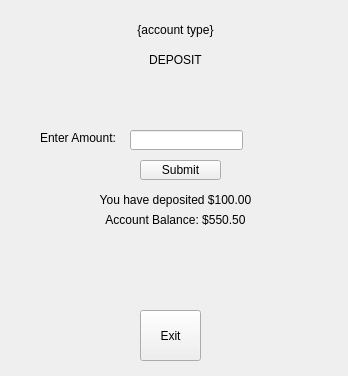
<?xml version="1.0" encoding="UTF-8"?>
<ui version="4.0">
 <class>MainWindow</class>
 <widget class="QMainWindow" name="MainWindow">
  <property name="geometry">
   <rect>
    <x>0</x>
    <y>0</y>
    <width>348</width>
    <height>376</height>
   </rect>
  </property>
  <property name="maximumSize">
   <size>
    <width>350</width>
    <height>380</height>
   </size>
  </property>
  <property name="windowTitle">
   <string>MainWindow</string>
  </property>
  <widget class="QWidget" name="centralwidget">
   <widget class="QStackedWidget" name="stackedWidget">
    <property name="geometry">
     <rect>
      <x>10</x>
      <y>10</y>
      <width>331</width>
      <height>361</height>
     </rect>
    </property>
    <property name="currentIndex">
     <number>5</number>
    </property>
    <widget class="QWidget" name="pageWelcome">
     <widget class="QLabel" name="label_welcomeBank">
      <property name="geometry">
       <rect>
        <x>90</x>
        <y>100</y>
        <width>131</width>
        <height>16</height>
       </rect>
      </property>
      <property name="text">
       <string>Welcom to the bank</string>
      </property>
      <property name="alignment">
       <set>Qt::AlignCenter</set>
      </property>
     </widget>
     <widget class="QPushButton" name="button_start">
      <property name="geometry">
       <rect>
        <x>110</x>
        <y>140</y>
        <width>81</width>
        <height>51</height>
       </rect>
      </property>
      <property name="text">
       <string>Start</string>
      </property>
     </widget>
     <widget class="QLabel" name="label_test">
      <property name="geometry">
       <rect>
        <x>50</x>
        <y>250</y>
        <width>201</width>
        <height>20</height>
       </rect>
      </property>
      <property name="text">
       <string/>
      </property>
     </widget>
    </widget>
    <widget class="QWidget" name="pageEnterNamePin">
     <widget class="QLabel" name="label_firstName">
      <property name="geometry">
       <rect>
        <x>90</x>
        <y>120</y>
        <width>41</width>
        <height>16</height>
       </rect>
      </property>
      <property name="text">
       <string>First</string>
      </property>
     </widget>
     <widget class="QLineEdit" name="input_firstName">
      <property name="geometry">
       <rect>
        <x>130</x>
        <y>120</y>
        <width>113</width>
        <height>20</height>
       </rect>
      </property>
     </widget>
     <widget class="QLineEdit" name="input_lastName">
      <property name="geometry">
       <rect>
        <x>130</x>
        <y>150</y>
        <width>113</width>
        <height>20</height>
       </rect>
      </property>
     </widget>
     <widget class="QLabel" name="label_lastName">
      <property name="geometry">
       <rect>
        <x>90</x>
        <y>150</y>
        <width>41</width>
        <height>16</height>
       </rect>
      </property>
      <property name="text">
       <string>Last</string>
      </property>
     </widget>
     <widget class="QLabel" name="lable_enterNamePin">
      <property name="geometry">
       <rect>
        <x>90</x>
        <y>90</y>
        <width>131</width>
        <height>16</height>
       </rect>
      </property>
      <property name="text">
       <string>Enter your name and PIN</string>
      </property>
     </widget>
     <widget class="QPushButton" name="button_clear">
      <property name="geometry">
       <rect>
        <x>70</x>
        <y>240</y>
        <width>61</width>
        <height>51</height>
       </rect>
      </property>
      <property name="text">
       <string>Clear</string>
      </property>
     </widget>
     <widget class="QPushButton" name="button_enter">
      <property name="geometry">
       <rect>
        <x>210</x>
        <y>240</y>
        <width>61</width>
        <height>51</height>
       </rect>
      </property>
      <property name="text">
       <string>Enter</string>
      </property>
     </widget>
     <widget class="QPushButton" name="button_cancel">
      <property name="geometry">
       <rect>
        <x>140</x>
        <y>240</y>
        <width>61</width>
        <height>51</height>
       </rect>
      </property>
      <property name="text">
       <string>Cancel</string>
      </property>
     </widget>
     <widget class="QLabel" name="label_pin">
      <property name="geometry">
       <rect>
        <x>90</x>
        <y>180</y>
        <width>21</width>
        <height>16</height>
       </rect>
      </property>
      <property name="text">
       <string>PIN</string>
      </property>
     </widget>
     <widget class="QLineEdit" name="input_pin">
      <property name="geometry">
       <rect>
        <x>130</x>
        <y>180</y>
        <width>113</width>
        <height>20</height>
       </rect>
      </property>
     </widget>
    </widget>
    <widget class="QWidget" name="pageAccountSelect">
     <widget class="QLabel" name="label_accountType">
      <property name="geometry">
       <rect>
        <x>0</x>
        <y>130</y>
        <width>331</width>
        <height>20</height>
       </rect>
      </property>
      <property name="text">
       <string>Select account type:</string>
      </property>
      <property name="alignment">
       <set>Qt::AlignCenter</set>
      </property>
     </widget>
     <widget class="QPushButton" name="button_checking">
      <property name="geometry">
       <rect>
        <x>70</x>
        <y>150</y>
        <width>81</width>
        <height>51</height>
       </rect>
      </property>
      <property name="text">
       <string>Checking</string>
      </property>
     </widget>
     <widget class="QPushButton" name="button_savings">
      <property name="geometry">
       <rect>
        <x>160</x>
        <y>150</y>
        <width>81</width>
        <height>51</height>
       </rect>
      </property>
      <property name="text">
       <string>Savings</string>
      </property>
     </widget>
     <widget class="QLabel" name="label_welcomeName">
      <property name="geometry">
       <rect>
        <x>0</x>
        <y>50</y>
        <width>321</width>
        <height>20</height>
       </rect>
      </property>
      <property name="layoutDirection">
       <enum>Qt::LeftToRight</enum>
      </property>
      <property name="text">
       <string>Welcome {name}!</string>
      </property>
      <property name="alignment">
       <set>Qt::AlignCenter</set>
      </property>
     </widget>
     <widget class="QPushButton" name="button_exitAccountSelect">
      <property name="geometry">
       <rect>
        <x>130</x>
        <y>300</y>
        <width>61</width>
        <height>51</height>
       </rect>
      </property>
      <property name="text">
       <string>Exit</string>
      </property>
     </widget>
    </widget>
    <widget class="QWidget" name="pageTransactionSelect">
     <widget class="QLabel" name="label_selectTransaction">
      <property name="geometry">
       <rect>
        <x>120</x>
        <y>130</y>
        <width>121</width>
        <height>16</height>
       </rect>
      </property>
      <property name="text">
       <string>Select a transactoin</string>
      </property>
     </widget>
     <widget class="QPushButton" name="button_withdraw">
      <property name="geometry">
       <rect>
        <x>50</x>
        <y>150</y>
        <width>71</width>
        <height>51</height>
       </rect>
      </property>
      <property name="text">
       <string>Withdraw</string>
      </property>
     </widget>
     <widget class="QPushButton" name="button_balance">
      <property name="geometry">
       <rect>
        <x>210</x>
        <y>150</y>
        <width>71</width>
        <height>51</height>
       </rect>
      </property>
      <property name="text">
       <string>Balance</string>
      </property>
     </widget>
     <widget class="QPushButton" name="button_deposit">
      <property name="geometry">
       <rect>
        <x>130</x>
        <y>150</y>
        <width>71</width>
        <height>51</height>
       </rect>
      </property>
      <property name="text">
       <string>Deposit</string>
      </property>
     </widget>
     <widget class="QPushButton" name="button_exitTransaction">
      <property name="geometry">
       <rect>
        <x>130</x>
        <y>300</y>
        <width>61</width>
        <height>51</height>
       </rect>
      </property>
      <property name="text">
       <string>Exit</string>
      </property>
     </widget>
     <widget class="QLabel" name="label_accountTypeHeaderTransaction">
      <property name="geometry">
       <rect>
        <x>0</x>
        <y>10</y>
        <width>331</width>
        <height>20</height>
       </rect>
      </property>
      <property name="text">
       <string>{account type}</string>
      </property>
      <property name="alignment">
       <set>Qt::AlignCenter</set>
      </property>
     </widget>
    </widget>
    <widget class="QWidget" name="pageWithdraw">
     <widget class="QLabel" name="label_withdrawHeader">
      <property name="geometry">
       <rect>
        <x>0</x>
        <y>40</y>
        <width>331</width>
        <height>20</height>
       </rect>
      </property>
      <property name="text">
       <string>WITHDRAW</string>
      </property>
      <property name="alignment">
       <set>Qt::AlignCenter</set>
      </property>
     </widget>
     <widget class="QLabel" name="label_accountBalanceWithdraw">
      <property name="geometry">
       <rect>
        <x>0</x>
        <y>200</y>
        <width>331</width>
        <height>20</height>
       </rect>
      </property>
      <property name="text">
       <string>Account Balance: $550.50</string>
      </property>
      <property name="alignment">
       <set>Qt::AlignCenter</set>
      </property>
     </widget>
     <widget class="QLabel" name="label_withdrawAmount">
      <property name="geometry">
       <rect>
        <x>30</x>
        <y>120</y>
        <width>81</width>
        <height>16</height>
       </rect>
      </property>
      <property name="text">
       <string>Enter Amount: </string>
      </property>
     </widget>
     <widget class="QLineEdit" name="input_withdrawAmount">
      <property name="geometry">
       <rect>
        <x>120</x>
        <y>120</y>
        <width>113</width>
        <height>20</height>
       </rect>
      </property>
     </widget>
     <widget class="QPushButton" name="button_submitWithdraw">
      <property name="geometry">
       <rect>
        <x>130</x>
        <y>150</y>
        <width>81</width>
        <height>20</height>
       </rect>
      </property>
      <property name="text">
       <string>Submit</string>
      </property>
     </widget>
     <widget class="QLabel" name="label_withdrawMessage">
      <property name="geometry">
       <rect>
        <x>0</x>
        <y>180</y>
        <width>331</width>
        <height>20</height>
       </rect>
      </property>
      <property name="text">
       <string>You have withdrawn $100.00</string>
      </property>
      <property name="alignment">
       <set>Qt::AlignCenter</set>
      </property>
     </widget>
     <widget class="QLabel" name="label_accountTypeHeaderWithdraw">
      <property name="geometry">
       <rect>
        <x>0</x>
        <y>10</y>
        <width>331</width>
        <height>20</height>
       </rect>
      </property>
      <property name="text">
       <string>{account type}</string>
      </property>
      <property name="alignment">
       <set>Qt::AlignCenter</set>
      </property>
     </widget>
     <widget class="QPushButton" name="button_exitWithdraw">
      <property name="geometry">
       <rect>
        <x>130</x>
        <y>300</y>
        <width>61</width>
        <height>51</height>
       </rect>
      </property>
      <property name="text">
       <string>Exit</string>
      </property>
     </widget>
    </widget>
    <widget class="QWidget" name="pageDeposit">
     <widget class="QLineEdit" name="input_depositAmount">
      <property name="geometry">
       <rect>
        <x>120</x>
        <y>120</y>
        <width>113</width>
        <height>20</height>
       </rect>
      </property>
     </widget>
     <widget class="QLabel" name="label_depositHeader">
      <property name="geometry">
       <rect>
        <x>0</x>
        <y>40</y>
        <width>331</width>
        <height>20</height>
       </rect>
      </property>
      <property name="text">
       <string>DEPOSIT</string>
      </property>
      <property name="alignment">
       <set>Qt::AlignCenter</set>
      </property>
     </widget>
     <widget class="QLabel" name="label_depositAmount">
      <property name="geometry">
       <rect>
        <x>30</x>
        <y>120</y>
        <width>101</width>
        <height>16</height>
       </rect>
      </property>
      <property name="text">
       <string>Enter Amount: </string>
      </property>
     </widget>
     <widget class="QPushButton" name="button_submitDeposit">
      <property name="geometry">
       <rect>
        <x>130</x>
        <y>150</y>
        <width>81</width>
        <height>20</height>
       </rect>
      </property>
      <property name="text">
       <string>Submit</string>
      </property>
     </widget>
     <widget class="QLabel" name="label_depositMessage">
      <property name="geometry">
       <rect>
        <x>0</x>
        <y>180</y>
        <width>331</width>
        <height>20</height>
       </rect>
      </property>
      <property name="text">
       <string>You have deposited $100.00</string>
      </property>
      <property name="alignment">
       <set>Qt::AlignCenter</set>
      </property>
     </widget>
     <widget class="QLabel" name="label_accountBalanceDeposit">
      <property name="geometry">
       <rect>
        <x>0</x>
        <y>200</y>
        <width>331</width>
        <height>20</height>
       </rect>
      </property>
      <property name="text">
       <string>Account Balance: $550.50</string>
      </property>
      <property name="alignment">
       <set>Qt::AlignCenter</set>
      </property>
     </widget>
     <widget class="QLabel" name="label_accountTypeHeaderDeposit">
      <property name="geometry">
       <rect>
        <x>0</x>
        <y>10</y>
        <width>331</width>
        <height>20</height>
       </rect>
      </property>
      <property name="text">
       <string>{account type}</string>
      </property>
      <property name="alignment">
       <set>Qt::AlignCenter</set>
      </property>
     </widget>
     <widget class="QPushButton" name="button_exitDeposit">
      <property name="geometry">
       <rect>
        <x>130</x>
        <y>300</y>
        <width>61</width>
        <height>51</height>
       </rect>
      </property>
      <property name="text">
       <string>Exit</string>
      </property>
     </widget>
    </widget>
    <widget class="QWidget" name="pageBalance">
     <widget class="QLabel" name="label_accountBalance">
      <property name="geometry">
       <rect>
        <x>0</x>
        <y>120</y>
        <width>331</width>
        <height>20</height>
       </rect>
      </property>
      <property name="text">
       <string>Account Balance: </string>
      </property>
      <property name="alignment">
       <set>Qt::AlignCenter</set>
      </property>
     </widget>
     <widget class="QLabel" name="label_balanceHeader">
      <property name="geometry">
       <rect>
        <x>0</x>
        <y>40</y>
        <width>331</width>
        <height>20</height>
       </rect>
      </property>
      <property name="text">
       <string>BALANCE</string>
      </property>
      <property name="alignment">
       <set>Qt::AlignCenter</set>
      </property>
     </widget>
     <widget class="QLabel" name="label_accountTypeHeaderBalance">
      <property name="geometry">
       <rect>
        <x>0</x>
        <y>10</y>
        <width>331</width>
        <height>20</height>
       </rect>
      </property>
      <property name="text">
       <string>{account type}</string>
      </property>
      <property name="alignment">
       <set>Qt::AlignCenter</set>
      </property>
     </widget>
     <widget class="QPushButton" name="button_exitBalance">
      <property name="geometry">
       <rect>
        <x>130</x>
        <y>300</y>
        <width>61</width>
        <height>51</height>
       </rect>
      </property>
      <property name="text">
       <string>Exit</string>
      </property>
     </widget>
    </widget>
    <widget class="QWidget" name="pageThankYou">
     <widget class="QLabel" name="label_thankYou">
      <property name="geometry">
       <rect>
        <x>0</x>
        <y>100</y>
        <width>331</width>
        <height>20</height>
       </rect>
      </property>
      <property name="text">
       <string>Thank you for using bank</string>
      </property>
      <property name="alignment">
       <set>Qt::AlignCenter</set>
      </property>
     </widget>
     <widget class="QPushButton" name="button_startOver">
      <property name="geometry">
       <rect>
        <x>110</x>
        <y>140</y>
        <width>81</width>
        <height>51</height>
       </rect>
      </property>
      <property name="text">
       <string>Start Over</string>
      </property>
     </widget>
    </widget>
   </widget>
  </widget>
 </widget>
 <resources/>
 <connections/>
 <designerdata>
  <property name="gridDeltaX">
   <number>10</number>
  </property>
  <property name="gridDeltaY">
   <number>10</number>
  </property>
  <property name="gridSnapX">
   <bool>true</bool>
  </property>
  <property name="gridSnapY">
   <bool>true</bool>
  </property>
  <property name="gridVisible">
   <bool>true</bool>
  </property>
 </designerdata>
</ui>
